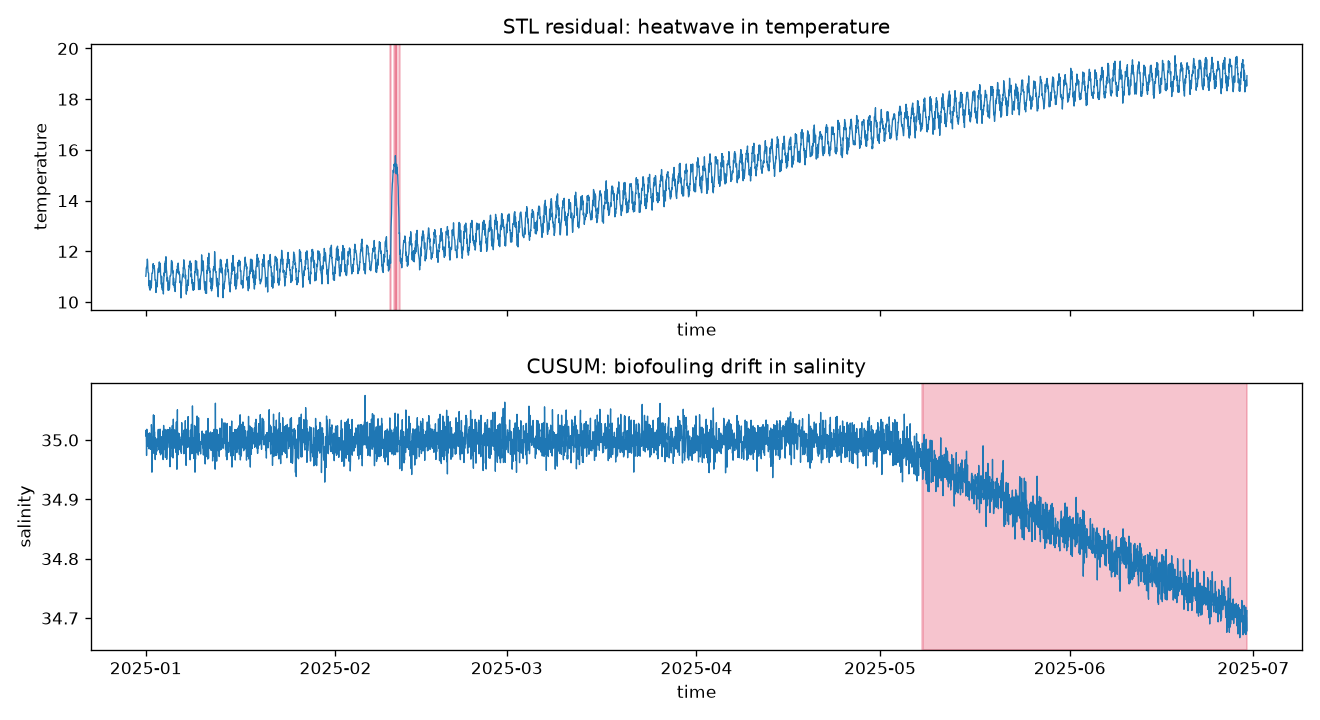

Python code for this plot:
"""Quality-control a synthetic moored-buoy record.

Two anomaly types, two detectors, matched to the physics:
  - a short marine heatwave in temperature -> STLResidualDetector removes
    the diurnal cycle so the excursion stands out instead of every warm
    afternoon;
  - biofouling-style sensor drift in salinity -> CUSUMDetector accumulates
    the slow systematic deviation that point detectors never see. (Salinity
    is the right channel for drift QC: unlike temperature it has no strong
    seasonal cycle to confuse a mean-shift detector.)

Run:  python examples/ocean_sensor_qc.py
"""

import matplotlib

matplotlib.use("Agg")
import matplotlib.pyplot as plt
import numpy as np

from sigmaflow import SignalFrame
from sigmaflow.detectors import CUSUMDetector, STLResidualDetector
from sigmaflow.evaluation import evaluate
from sigmaflow.synthetic import generate_ocean_temperature


def main():
    # --- Temperature record with a 1.5-day marine heatwave at day 40 ---
    temperature = generate_ocean_temperature(
        duration_days=180,
        samples_per_day=24,
        anomalies=[
            {"type": "marine_heatwave", "start_day": 40, "end_day": 41.5, "magnitude": 4.0},
        ],
    )
    temperature.summary()

    stl = STLResidualDetector(period=24, residual_threshold=4.0)
    stl_result = stl.fit_detect(temperature)
    print("\n-- STL residual on temperature (short events) --")
    stl_result.summary()

    # --- Salinity record: stationary at ~35 PSU until biofouling sets in ---
    rng = np.random.default_rng(1)
    n = len(temperature)
    days = np.arange(n) / 24.0
    sal = 35.0 + rng.normal(0.0, 0.02, n)
    drift_mask = days >= 120.0
    sal[drift_mask] -= 0.005 * (days[drift_mask] - 120.0)  # -0.3 PSU by day 180
    salinity = SignalFrame(
        time=temperature.time,
        values={"salinity": sal},
        name="synthetic_ocean_buoy_salinity",
        units={"salinity": "PSU"},
        instrument="moored_buoy",
        domain="ocean",
    )
    salinity.add_labels(drift_mask.astype(int))

    # Fit the expected mean on the clean first 100 days, then watch the
    # cumulative sum grow as the conductivity cell fouls.
    cusum = CUSUMDetector(threshold=25.0, drift=1.0)
    cusum.fit(salinity.slice(salinity.time[0], salinity.time[24 * 100 - 1]))
    cusum_result = cusum.detect(salinity)
    print("\n-- CUSUM on salinity (drift) --")
    cusum_result.summary()

    print("\nSTL vs temperature ground truth:")
    m1 = evaluate(stl_result, temperature.anomaly_labels)
    for key in ("event_recall", "event_precision", "fpr", "auc_roc"):
        print(f"  {key:16s} {m1[key]:.4f}")

    print("CUSUM vs salinity ground truth:")
    m2 = evaluate(cusum_result, salinity.anomaly_labels)
    for key in ("event_recall", "fpr", "detection_latency"):
        print(f"  {key:16s} {m2[key]:.4f}")

    fig, (ax1, ax2) = plt.subplots(2, 1, figsize=(11, 6), sharex=True)
    stl_result.plot(ax=ax1)
    ax1.set_title("STL residual: heatwave in temperature")
    cusum_result.plot(ax=ax2)
    ax2.set_title("CUSUM: biofouling drift in salinity")
    fig.tight_layout()
    fig.savefig("ocean_sensor_qc.png", dpi=120)
    print("\nfigure saved to ocean_sensor_qc.png")


if __name__ == "__main__":
    main()
